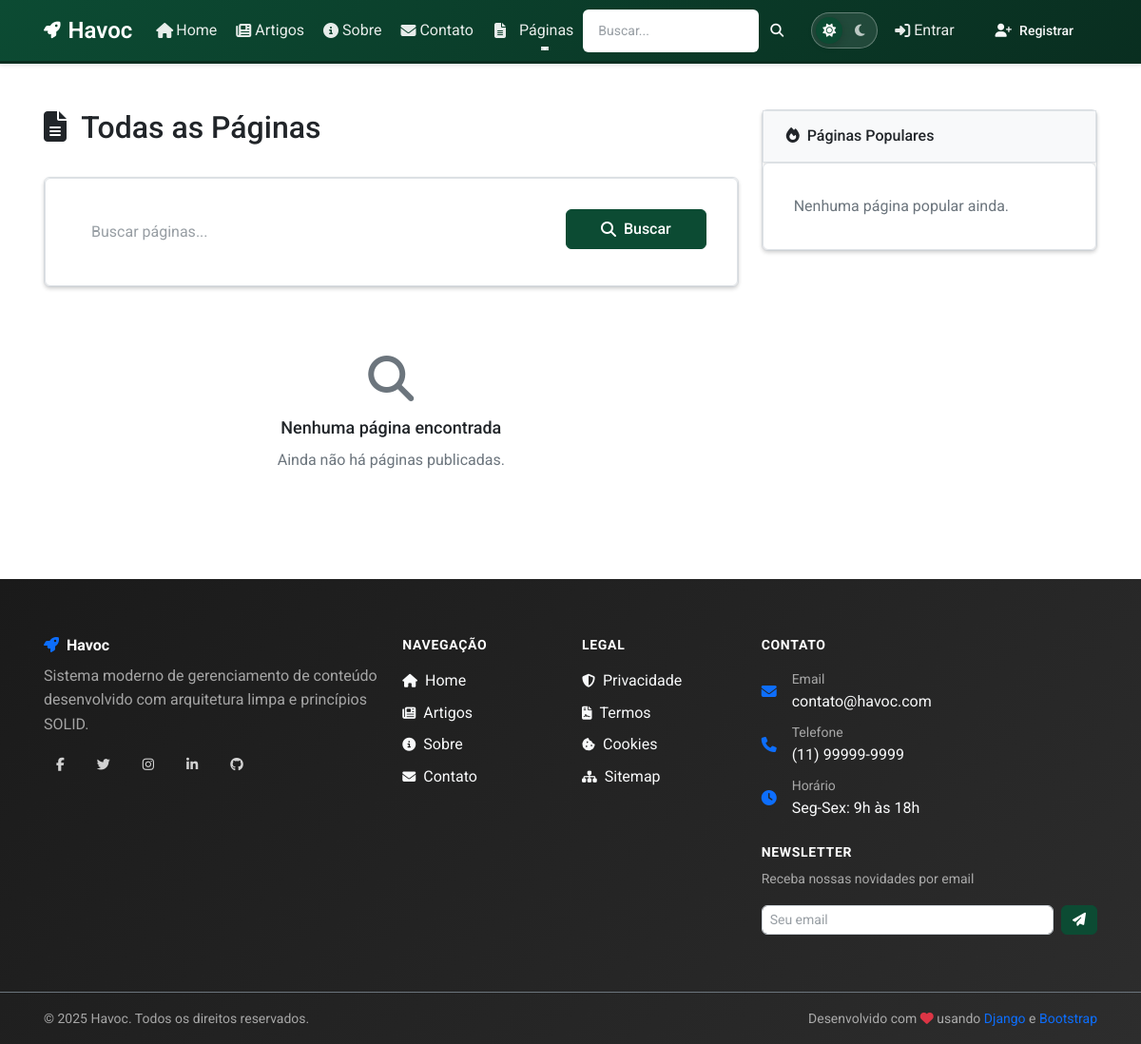
/paginas/, run on an earlier commit of the app's database.
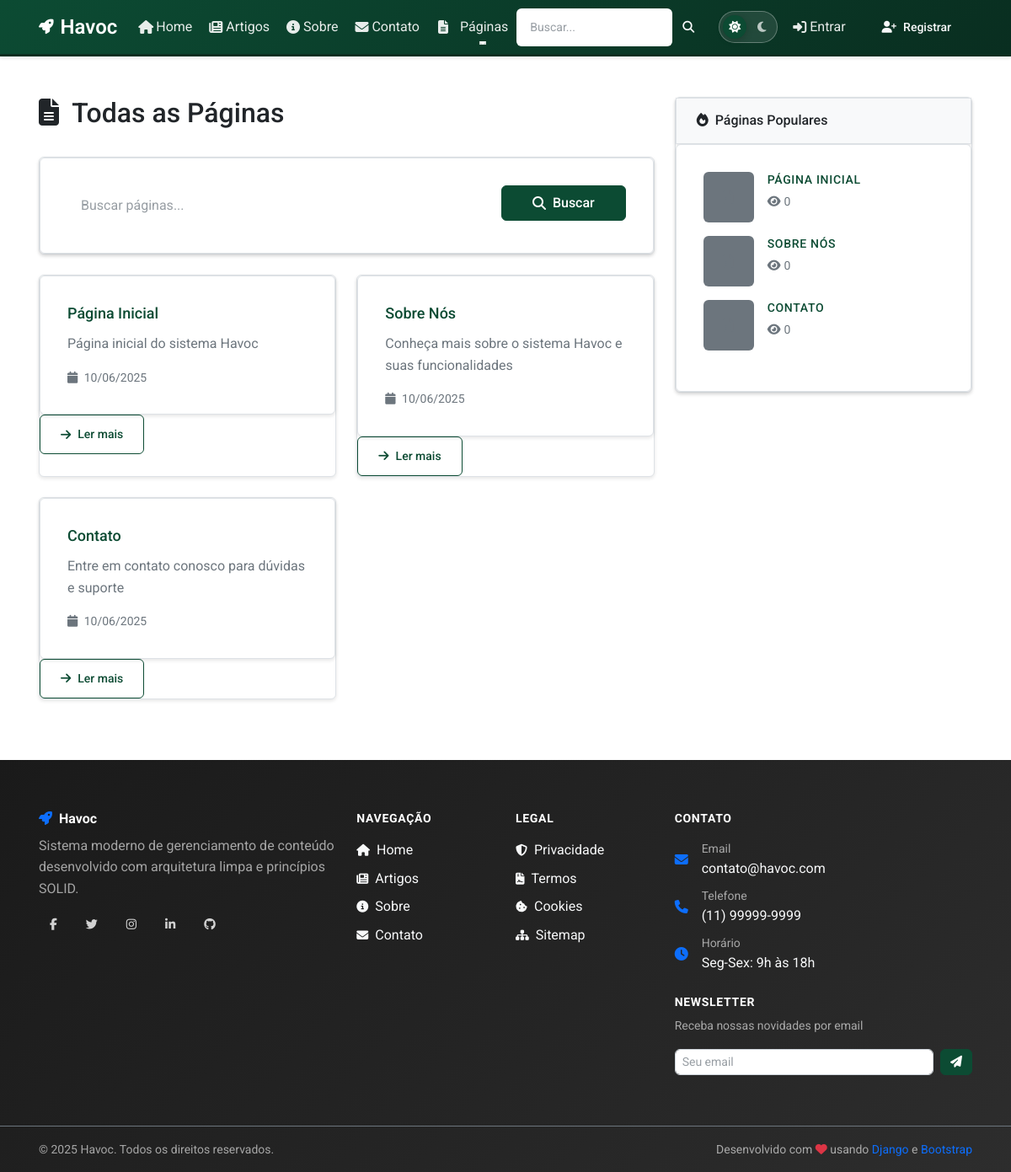
And on a later commit of the database.
### apps/pages/models/page.py (models this page shows, shortened)
class Page(models.Model):
    STATUS_CHOICES = [
        ('draft', 'Rascunho'),
        ('published', 'Publicado'),
        ('archived', 'Arquivado'),
    ]
    TEMPLATE_CHOICES = [
        ('pages/default.html', 'Padrão'),
        ('pages/landing.html', 'Landing Page'),
        ('pages/full_width.html', 'Largura Total'),
        ('pages/sidebar.html', 'Com Sidebar'),
    ]
    title = models.CharField(
        'título',
        max_length=200,
        validators=[MinLengthValidator(3)],
        help_text='Título da página'
    )
    slug = models.SlugField(
        'slug',
        max_length=200,
        unique=True,
        help_text='URL amigável da página'
    )
    content = models.TextField(
        'conteúdo',
        help_text='Conteúdo da página em HTML ou Markdown'
    )
    excerpt = models.TextField(
        'resumo',
        max_length=500,
        blank=True,
        help_text='Resumo da página para SEO e listagens'
    )
    status = models.CharField(
        'status',
        max_length=20,
        choices=STATUS_CHOICES,
        default='draft',
        help_text='Status de publicação da página'
    )
    template = models.CharField(
        'template',
        max_length=100,
        choices=TEMPLATE_CHOICES,
        default='pages/default.html',
        help_text='Template a ser usado para renderizar a página'
    )
    is_homepage = models.BooleanField(
        'é página inicial',
        default=False,
        help_text='Define se esta é a página inicial do site'
    )
    show_in_menu = models.BooleanField(
        'mostrar no menu',
        default=True,
        help_text='Se a página deve aparecer no menu de navegação'
    )
    menu_order = models.PositiveIntegerField(
        'ordem no menu',
        default=0,
        help_text='Ordem de exibição no menu (menor número = primeiro)'
    )
    parent = models.ForeignKey(
        'self',
        on_delete=models.CASCADE,
        null=True,
        blank=True,
        verbose_name='página pai',
        help_text='Página pai para criar hierarquia'
    )
    meta_title = models.CharField(
        'meta título',
        max_length=60,
        blank=True,
        help_text='Título para SEO (máximo 60 caracteres)'
    )
    meta_description = models.CharField(
        'meta descrição',
        max_length=160,
        blank=True,
        help_text='Descrição para SEO (máximo 160 caracteres)'
    )
    meta_keywords = models.CharField(
        'palavras-chave',
        max_length=255,
        blank=True,
        help_text='Palavras-chave separadas por vírgula'
    )
    created_by = models.ForeignKey(
        User,
        on_delete=models.SET_NULL,
        null=True,
        blank=True,
        related_name='created_pages',
        verbose_name='criado por'
    )
    updated_by = models.ForeignKey(
        User,
        on_delete=models.SET_NULL,
        null=True,
        blank=True,
        related_name='updated_pages',
        verbose_name='atualizado por'
    )
    created_at = models.DateTimeField(
        'criado em',
        auto_now_add=True
    )
    updated_at = models.DateTimeField(
        'atualizado em',
        auto_now=True
    )
    published_at = models.DateTimeField(
        'publicado em',
        null=True,
        blank=True,
        help_text='Data e hora de publicação'
    )
    view_count = models.PositiveIntegerField(
        'visualizações',
        default=0,
        help_text='Número de visualizações da página'
    )
    class Meta:
        verbose_name = 'página'
        verbose_name_plural = 'páginas'
        ordering = ['menu_order', 'title']
        indexes = [
            models.Index(fields=['slug']),
            models.Index(fields=['status', 'published_at']),
            models.Index(fields=['show_in_menu', 'menu_order']),
        ]

### apps/pages/views/page_views.py (the view)
# urls.py: path('paginas/', PageListView.as_view(), name='page_list'),
class PageListView(View):
    template_name = 'pages/page_list.html'
    def get(self, request):
        page_service = PageService(DjangoPageRepository())
        query = request.GET.get('q', '').strip()
        if query:
            pages = page_service.search_pages(query)
        else:
            pages = page_service.get_published_pages()
        paginator = Paginator(pages, 12)  # 12 páginas por página
        page_number = request.GET.get('page')
        page_obj = paginator.get_page(page_number)
        popular_pages = page_service.get_popular_pages(limit=5)
        context = {
            'page_obj': page_obj,
            'pages': page_obj.object_list,
            'query': query,
            'popular_pages': popular_pages,
            'meta_title': f'Páginas{" - " + query if query else ""}',
            'meta_description': 'Lista de páginas do site',
        }
        return render(request, self.template_name, context)

### apps/pages/templates/pages/page_list.html (shortened to what this page needs)
{% extends 'base.html' %}
{% block content %}
<div class="container my-5">
    <div class="row">
        <div class="col-lg-8">
            <div class="d-flex justify-content-between align-items-center mb-4">
                <h1 class="h2 text-sans text-body">
                    <i class="fas fa-file-alt me-2"></i>
                    {% if query %}
                        Resultados para "{{ query }}"
                    {% else %}
                        Todas as Páginas
                    {% endif %}
                </h1>
            </div>
            <div class="card-django mb-4 mb-3">
                <div class="card-body card-django-body-spacious card-django">
                    <form method="get" class="row g-3 form-django" aria-label="Formulário de busca" role="form">
                        <div class="col-md-9">
                            <input type="search" class="form-control form-control-enhanced" name="q"
                                   value="{{ query }}" placeholder="Buscar páginas...">
                        </div>
                        <div class="col-md-3">
                            <button type="submit" class="btn btn-primary w-100 text-sans">
                                <i class="fas fa-search me-1"></i>Buscar
                            </button>
                        </div>
                    </form>
                </div>
            </div>
            {% if pages %}
                <div class="row">
                    {% for page in pages %}
                        <div class="col-md-6 mb-4">
                            <div class="card-django h-100">
                                <div class="card-body card-django-body-spacious card-django">
                                    <h5 class="card-title text-sans text-body">
                                        <a href="{% url 'pages:page_detail' page.slug %}" class="text-decoration-none">
                                            {{ page.title }}
                                        </a>
                                    </h5>
                                    {% if page.excerpt %}
                                        <p class="card-django-text text-secondary text-body">{{ page.excerpt|truncatewords:20 }}</p>
                                    {% endif %}
                                    <div class="d-flex justify-content-between align-items-center">
                                        <small class="text-secondary">
                                            <i class="fas fa-calendar me-1"></i>
                                            {{ page.created_at|date:"d/m/Y" }}
                                        </small>
                                    </div>
                                </div>
                                <div class="card-django-footer bg-transparent">
                                    <a href="{% url 'pages:page_detail' page.slug %}" class="btn btn-outline-primary btn-sm btn-enhanced">
                                        <i class="fas fa-arrow-right me-1"></i>Ler mais
                                    </a>
                                </div>
                            </div>
                        </div>
                    {% endfor %}
                </div>
            {% else %}
                <div class="text-center py-5">
                    <i class="fas fa-search fa-3x text-secondary mb-3"></i>
                    <h4 class="text-sans text-body">Nenhuma página encontrada</h4>
                    {% if query %}
                        <p class="text-secondary text-body">Não encontramos páginas para "{{ query }}".</p>
                        <a href="{% url 'pages:page_list' %}" class="btn btn-primary btn-enhanced">Ver todas as páginas</a>
                    {% else %}
                        <p class="text-secondary text-body">Ainda não há páginas publicadas.</p>
                    {% endif %}
                </div>
            {% endif %}
        </div>
        <div class="col-lg-4">
            <div class="card-django">
                <div class="card-header card-django-header-comfortable card-django">
                    <h5 class="mb-0 text-sans text-body">
                        <i class="fas fa-fire me-2"></i>Páginas Populares
                    </h5>
                </div>
                <div class="card-body card-django-body-spacious card-django">
                    {% if popular_pages %}
                        {% for page in popular_pages %}
                            <div class="d-flex mb-3">
                                {% if page.featured_image %}
                                    <img src="{{ page.featured_image.url }}" class="me-3 rounded"
                                         style="width: 60px; height: 60px; object-fit: cover;" alt="{{ page.title }}">
                                {% else %}
                                    <div class="me-3 bg-secondary rounded d-flex align-items-center justify-content-center"
                                         style="width: 60px; height: 60px;">
                                        <i class="fas fa-file-alt text-secondary"></i>
                                    </div>
                                {% endif %}
                                <div class="flex-grow-1">
                                    <h6 class="mb-1 text-sans text-body">
                                        <a href="{% url 'pages:page_detail' page.slug %}" class="text-decoration-none">
                                            {{ page.title|truncatechars:40 }}
                                        </a>
                                    </h6>
                                    <small class="text-secondary">
                                        <i class="fas fa-eye me-1"></i>{{ page.views_count|default:0 }}
                                    </small>
                                </div>
                            </div>
                        {% endfor %}
                    {% else %}
                        <p class="text-secondary mb-0 text-body">Nenhuma página popular ainda.</p>
                    {% endif %}
                </div>
            </div>
        </div>
    </div>
</div>
{% endblock %}

What changed in the data, as far as the page shows it:
added Page: title "Página Inicial", excerpt "Página inicial do sistema Havoc", created_at "10/06/2025", title "PÁGINA INICIAL", views_count "0"
added Page: title "Sobre Nós", excerpt "Conheça mais sobre o sistema Havoc e suas funcionalidades", created_at "10/06/2025", title "SOBRE NÓS", views_count "0"
added Page: title "Contato", excerpt "Entre em contato conosco para dúvidas e suporte", created_at "10/06/2025", title "CONTATO", views_count "0"
Also different on the page:
text no longer shown: "Nenhuma página encontrada Ainda não há páginas publicadas. Nenhuma página popular ainda."
